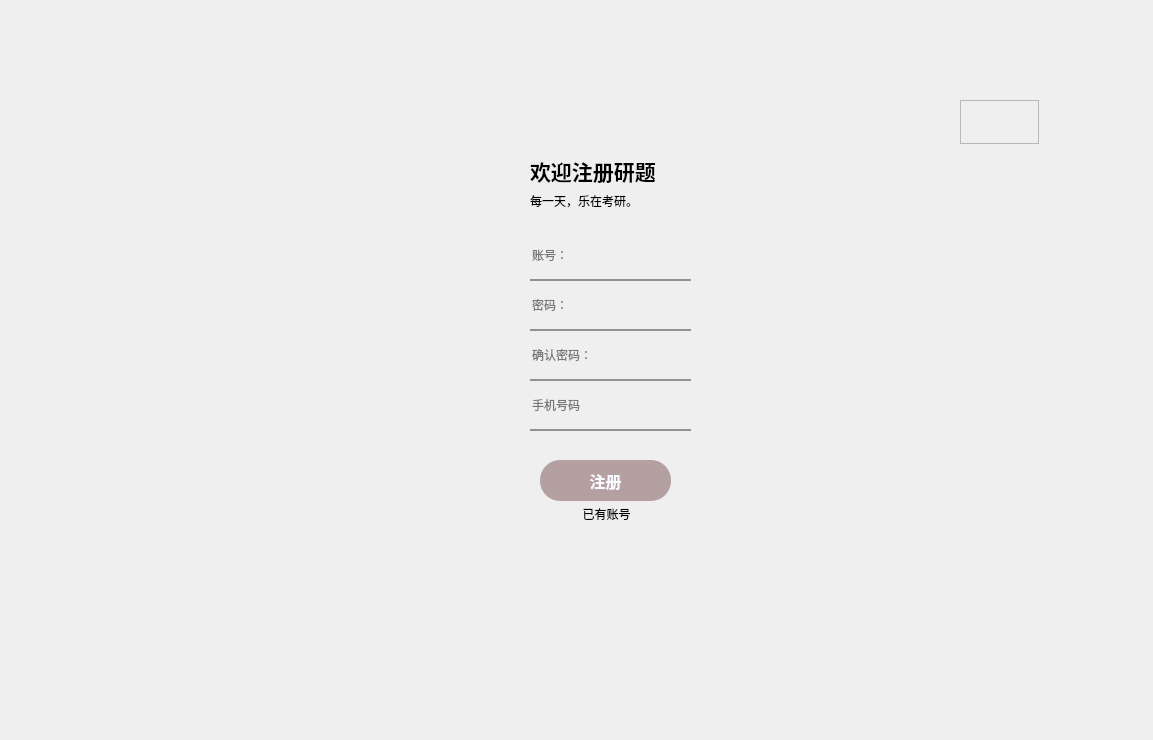
<?xml version="1.0" encoding="UTF-8"?>
<ui version="4.0">
 <class>LoginWindow_2</class>
 <widget class="QWidget" name="LoginWindow_2">
  <property name="geometry">
   <rect>
    <x>0</x>
    <y>0</y>
    <width>1153</width>
    <height>740</height>
   </rect>
  </property>
  <property name="font">
   <font>
    <weight>50</weight>
    <bold>false</bold>
   </font>
  </property>
  <property name="windowTitle">
   <string>Form</string>
  </property>
  <widget class="QStackedWidget" name="stackedWidget">
   <property name="geometry">
    <rect>
     <x>170</x>
     <y>70</y>
     <width>891</width>
     <height>531</height>
    </rect>
   </property>
   <property name="currentIndex">
    <number>1</number>
   </property>
   <widget class="QWidget" name="page_3">
    <widget class="QPushButton" name="signin_button">
     <property name="geometry">
      <rect>
       <x>80</x>
       <y>410</y>
       <width>93</width>
       <height>28</height>
      </rect>
     </property>
     <property name="styleSheet">
      <string notr="true">QPushButton{
border:none;
	color: rgb(0,0,0);
}
QPushButton:hover{

 color:  rgb(255, 255, 255)
}
</string>
     </property>
     <property name="text">
      <string>注册账号</string>
     </property>
    </widget>
    <widget class="QLabel" name="label">
     <property name="geometry">
      <rect>
       <x>10</x>
       <y>20</y>
       <width>221</width>
       <height>481</height>
      </rect>
     </property>
     <property name="font">
      <font>
       <family>方正舒体</family>
       <weight>50</weight>
       <bold>false</bold>
      </font>
     </property>
     <property name="styleSheet">
      <string notr="true">background-color: rgb(92, 126, 168);



border-top-left-radius:15px;
border-bottom-left-radius:15px;</string>
     </property>
     <property name="text">
      <string/>
     </property>
    </widget>
    <widget class="QLabel" name="label_4">
     <property name="geometry">
      <rect>
       <x>70</x>
       <y>90</y>
       <width>111</width>
       <height>61</height>
      </rect>
     </property>
     <property name="font">
      <font>
       <family>等线</family>
       <pointsize>16</pointsize>
       <weight>75</weight>
       <bold>true</bold>
      </font>
     </property>
     <property name="styleSheet">
      <string notr="true"/>
     </property>
     <property name="text">
      <string>欢迎登录</string>
     </property>
    </widget>
    <widget class="QLineEdit" name="lineEdit">
     <property name="geometry">
      <rect>
       <x>40</x>
       <y>190</y>
       <width>161</width>
       <height>51</height>
      </rect>
     </property>
     <property name="styleSheet">
      <string notr="true">border:none;
border-bottom:2px solid rgba(0,0,0,100);
background-color: rgba(0, 0, 0,0);</string>
     </property>
     <property name="placeholderText">
      <string>账号：</string>
     </property>
    </widget>
    <widget class="QLabel" name="label_3">
     <property name="geometry">
      <rect>
       <x>230</x>
       <y>20</y>
       <width>651</width>
       <height>481</height>
      </rect>
     </property>
     <property name="styleSheet">
      <string notr="true">background-color: rgba(0, 0, 0,50);
border-top-right-radius:15px;
border-bottom-right-radius:15px;</string>
     </property>
     <property name="text">
      <string/>
     </property>
    </widget>
    <widget class="QLabel" name="label_2">
     <property name="geometry">
      <rect>
       <x>230</x>
       <y>20</y>
       <width>651</width>
       <height>481</height>
      </rect>
     </property>
     <property name="styleSheet">
      <string notr="true">border-image: url(:/img/res/img/1107810.jpg);
border-top-right-radius:15px;
border-bottom-right-radius:15px;</string>
     </property>
     <property name="text">
      <string/>
     </property>
    </widget>
    <widget class="QLineEdit" name="lineEdit_2">
     <property name="geometry">
      <rect>
       <x>40</x>
       <y>260</y>
       <width>161</width>
       <height>51</height>
      </rect>
     </property>
     <property name="styleSheet">
      <string notr="true">border:none;
border-bottom:2px solid rgba(0,0,0,100);
background-color: rgba(0, 0, 0,0);</string>
     </property>
     <property name="echoMode">
      <enum>QLineEdit::Password</enum>
     </property>
     <property name="placeholderText">
      <string>密码：</string>
     </property>
    </widget>
    <widget class="QPushButton" name="login_button">
     <property name="geometry">
      <rect>
       <x>60</x>
       <y>360</y>
       <width>131</width>
       <height>41</height>
      </rect>
     </property>
     <property name="font">
      <font>
       <family>幼圆</family>
       <pointsize>12</pointsize>
       <weight>75</weight>
       <bold>true</bold>
      </font>
     </property>
     <property name="styleSheet">
      <string notr="true">QPushButton{	
	background-color: rgb(180,160,160);
	
	color: rgb(248,250,255);
border-radius:20px;

}
QPushButton:pressed{
	
	padding-left:5px;
	padding-top:5px;
}
QPushButton:hover{
 background-color:  rgb(200,160,160)
}
</string>
     </property>
     <property name="text">
      <string>登录</string>
     </property>
    </widget>
    <widget class="QLabel" name="label_5">
     <property name="geometry">
      <rect>
       <x>440</x>
       <y>130</y>
       <width>281</width>
       <height>141</height>
      </rect>
     </property>
     <property name="font">
      <font>
       <family>等线</family>
       <pointsize>16</pointsize>
       <weight>75</weight>
       <bold>true</bold>
      </font>
     </property>
     <property name="styleSheet">
      <string notr="true">color: rgb(255, 255, 210);</string>
     </property>
     <property name="text">
      <string>“ 如果你是月亮
   能不能够陪伴
   独守着
   想念你的海岸”</string>
     </property>
    </widget>
    <widget class="QFrame" name="frame">
     <property name="geometry">
      <rect>
       <x>790</x>
       <y>30</y>
       <width>79</width>
       <height>44</height>
      </rect>
     </property>
     <property name="styleSheet">
      <string notr="true">QPushButton{
border:none;
}
QPushButton:hover{
 padding-bottom:5px;
}
</string>
     </property>
     <property name="frameShape">
      <enum>QFrame::StyledPanel</enum>
     </property>
     <property name="frameShadow">
      <enum>QFrame::Raised</enum>
     </property>
     <layout class="QHBoxLayout" name="horizontalLayout_3">
      <item>
       <widget class="QPushButton" name="min_button_3">
        <property name="text">
         <string/>
        </property>
        <property name="icon">
         <iconset resource="resource.qrc">
          <normaloff>:/icon/res/icon/最小化.png</normaloff>:/icon/res/icon/最小化.png</iconset>
        </property>
       </widget>
      </item>
      <item>
       <widget class="QPushButton" name="max_button_3">
        <property name="text">
         <string/>
        </property>
        <property name="icon">
         <iconset resource="resource.qrc">
          <normaloff>:/icon/res/icon/关闭.png</normaloff>:/icon/res/icon/关闭.png</iconset>
        </property>
       </widget>
      </item>
     </layout>
    </widget>
    <zorder>label</zorder>
    <zorder>label_2</zorder>
    <zorder>signin_button</zorder>
    <zorder>label_4</zorder>
    <zorder>lineEdit</zorder>
    <zorder>label_3</zorder>
    <zorder>lineEdit_2</zorder>
    <zorder>login_button</zorder>
    <zorder>label_5</zorder>
    <zorder>frame</zorder>
   </widget>
   <widget class="QWidget" name="page_4">
    <widget class="QLineEdit" name="account_2">
     <property name="geometry">
      <rect>
       <x>360</x>
       <y>160</y>
       <width>161</width>
       <height>51</height>
      </rect>
     </property>
     <property name="styleSheet">
      <string notr="true">border:none;
border-bottom:2px solid rgba(0,0,0,100);
background-color: rgba(0, 0, 0,0);</string>
     </property>
     <property name="placeholderText">
      <string>账号：</string>
     </property>
    </widget>
    <widget class="QPushButton" name="signin">
     <property name="geometry">
      <rect>
       <x>370</x>
       <y>390</y>
       <width>131</width>
       <height>41</height>
      </rect>
     </property>
     <property name="font">
      <font>
       <family>幼圆</family>
       <pointsize>12</pointsize>
       <weight>75</weight>
       <bold>true</bold>
      </font>
     </property>
     <property name="styleSheet">
      <string notr="true">QPushButton{	
	background-color: rgb(180,160,160);
	
	color: rgb(248,250,255);
border-radius:20px;

}
QPushButton:pressed{
	
	padding-left:5px;
	padding-top:5px;
}
QPushButton:hover{
 background-color:  rgb(200,160,160)
}
</string>
     </property>
     <property name="text">
      <string>注册</string>
     </property>
    </widget>
    <widget class="QLabel" name="label_11">
     <property name="geometry">
      <rect>
       <x>10</x>
       <y>20</y>
       <width>871</width>
       <height>481</height>
      </rect>
     </property>
     <property name="styleSheet">
      <string notr="true">background-image: url(:/img/res/img/1107810.jpg);

border-radius:15px;</string>
     </property>
     <property name="text">
      <string/>
     </property>
    </widget>
    <widget class="QLineEdit" name="password_2">
     <property name="geometry">
      <rect>
       <x>360</x>
       <y>210</y>
       <width>161</width>
       <height>51</height>
      </rect>
     </property>
     <property name="styleSheet">
      <string notr="true">border:none;
border-bottom:2px solid rgba(0,0,0,100);
background-color: rgba(0, 0, 0,0);</string>
     </property>
     <property name="echoMode">
      <enum>QLineEdit::Password</enum>
     </property>
     <property name="placeholderText">
      <string>密码：</string>
     </property>
    </widget>
    <widget class="QPushButton" name="account_had">
     <property name="geometry">
      <rect>
       <x>390</x>
       <y>430</y>
       <width>93</width>
       <height>28</height>
      </rect>
     </property>
     <property name="styleSheet">
      <string notr="true">QPushButton{
border:none;
	color: rgb(0,0,0);
}
QPushButton:hover{

 color:  rgb(255, 255, 255)
}
</string>
     </property>
     <property name="text">
      <string>已有账号</string>
     </property>
    </widget>
    <widget class="QLabel" name="label_12">
     <property name="geometry">
      <rect>
       <x>360</x>
       <y>70</y>
       <width>171</width>
       <height>61</height>
      </rect>
     </property>
     <property name="font">
      <font>
       <family>等线</family>
       <pointsize>16</pointsize>
       <weight>75</weight>
       <bold>true</bold>
      </font>
     </property>
     <property name="styleSheet">
      <string notr="true"/>
     </property>
     <property name="text">
      <string>欢迎注册研题</string>
     </property>
    </widget>
    <widget class="QFrame" name="frame_3">
     <property name="geometry">
      <rect>
       <x>790</x>
       <y>30</y>
       <width>79</width>
       <height>44</height>
      </rect>
     </property>
     <property name="styleSheet">
      <string notr="true">QPushButton{
border:none;
}
QPushButton:hover{
 padding-bottom:5px;
}
</string>
     </property>
     <property name="frameShape">
      <enum>QFrame::StyledPanel</enum>
     </property>
     <property name="frameShadow">
      <enum>QFrame::Raised</enum>
     </property>
     <layout class="QHBoxLayout" name="horizontalLayout_5">
      <item>
       <widget class="QPushButton" name="min_button_5">
        <property name="text">
         <string/>
        </property>
        <property name="icon">
         <iconset resource="resource.qrc">
          <normaloff>:/icon/res/icon/最小化.png</normaloff>:/icon/res/icon/最小化.png</iconset>
        </property>
       </widget>
      </item>
      <item>
       <widget class="QPushButton" name="max_button_5">
        <property name="text">
         <string/>
        </property>
        <property name="icon">
         <iconset resource="resource.qrc">
          <normaloff>:/icon/res/icon/关闭.png</normaloff>:/icon/res/icon/关闭.png</iconset>
        </property>
       </widget>
      </item>
     </layout>
    </widget>
    <widget class="QLabel" name="label_13">
     <property name="geometry">
      <rect>
       <x>360</x>
       <y>110</y>
       <width>141</width>
       <height>41</height>
      </rect>
     </property>
     <property name="font">
      <font>
       <family>等线</family>
       <pointsize>9</pointsize>
       <weight>50</weight>
       <bold>false</bold>
      </font>
     </property>
     <property name="text">
      <string>每一天，乐在考研。</string>
     </property>
    </widget>
    <widget class="QLineEdit" name="password_confirmed">
     <property name="geometry">
      <rect>
       <x>360</x>
       <y>260</y>
       <width>161</width>
       <height>51</height>
      </rect>
     </property>
     <property name="styleSheet">
      <string notr="true">border:none;
border-bottom:2px solid rgba(0,0,0,100);
background-color: rgba(0, 0, 0,0);</string>
     </property>
     <property name="echoMode">
      <enum>QLineEdit::Password</enum>
     </property>
     <property name="placeholderText">
      <string>确认密码：</string>
     </property>
    </widget>
    <widget class="QLineEdit" name="PhoneNumber">
     <property name="geometry">
      <rect>
       <x>360</x>
       <y>310</y>
       <width>161</width>
       <height>51</height>
      </rect>
     </property>
     <property name="styleSheet">
      <string notr="true">border:none;
border-bottom:2px solid rgba(0,0,0,100);
background-color: rgba(0, 0, 0,0);</string>
     </property>
     <property name="echoMode">
      <enum>QLineEdit::Normal</enum>
     </property>
     <property name="placeholderText">
      <string>手机号码</string>
     </property>
    </widget>
    <zorder>label_11</zorder>
    <zorder>account_2</zorder>
    <zorder>signin</zorder>
    <zorder>password_2</zorder>
    <zorder>account_had</zorder>
    <zorder>label_12</zorder>
    <zorder>frame_3</zorder>
    <zorder>label_13</zorder>
    <zorder>password_confirmed</zorder>
    <zorder>PhoneNumber</zorder>
   </widget>
  </widget>
 </widget>
 <resources>
  <include location="resource.qrc"/>
 </resources>
 <connections>
  <connection>
   <sender>min_button_3</sender>
   <signal>clicked()</signal>
   <receiver>LoginWindow_2</receiver>
   <slot>showMinimized()</slot>
   <hints>
    <hint type="sourcelabel">
     <x>981</x>
     <y>119</y>
    </hint>
    <hint type="destinationlabel">
     <x>952</x>
     <y>45</y>
    </hint>
   </hints>
  </connection>
  <connection>
   <sender>max_button_3</sender>
   <signal>clicked()</signal>
   <receiver>LoginWindow_2</receiver>
   <slot>close()</slot>
   <hints>
    <hint type="sourcelabel">
     <x>1019</x>
     <y>120</y>
    </hint>
    <hint type="destinationlabel">
     <x>1027</x>
     <y>40</y>
    </hint>
   </hints>
  </connection>
  <connection>
   <sender>min_button_5</sender>
   <signal>clicked()</signal>
   <receiver>LoginWindow_2</receiver>
   <slot>showMinimized()</slot>
   <hints>
    <hint type="sourcelabel">
     <x>985</x>
     <y>120</y>
    </hint>
    <hint type="destinationlabel">
     <x>912</x>
     <y>54</y>
    </hint>
   </hints>
  </connection>
  <connection>
   <sender>max_button_5</sender>
   <signal>clicked()</signal>
   <receiver>LoginWindow_2</receiver>
   <slot>close()</slot>
   <hints>
    <hint type="sourcelabel">
     <x>1017</x>
     <y>115</y>
    </hint>
    <hint type="destinationlabel">
     <x>1008</x>
     <y>49</y>
    </hint>
   </hints>
  </connection>
 </connections>
</ui>
